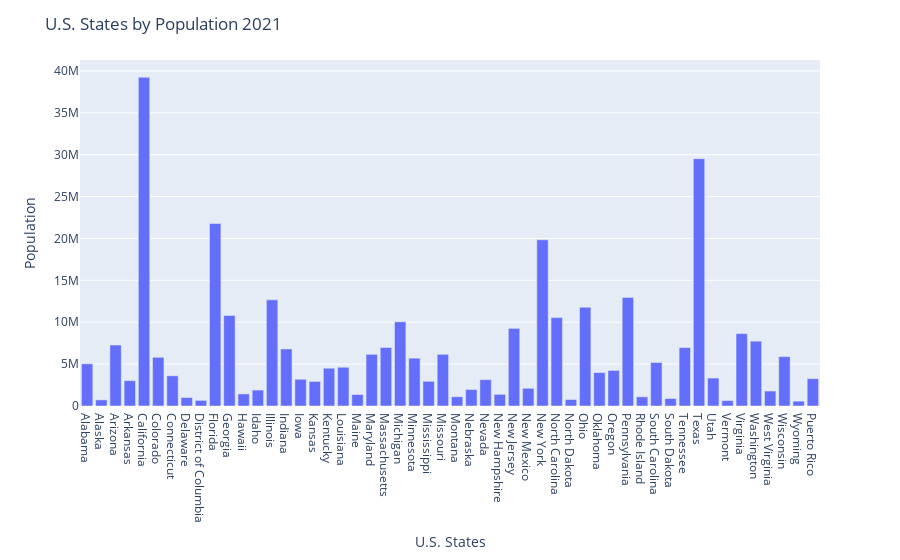

Notebook code for this chart:
### Code cell
dff = df.copy()

dff = dff.drop([3])

fig = px.bar(dff, x='Name', y='Pop. 2021')
fig.update_layout(title='U.S. States by Population 2021',
                  xaxis_title='U.S. States',
                  yaxis_title='Population')

fig.show()

### Figure 1 — Plotly figure (JSON) as saved in the notebook; plotly's stock layout.template omitted (floating-point values rounded to 4 significant figures)
{"data": [{"alignmentgroup": "True", "hovertemplate": "Name=%{x}<br>Pop. 2021=%{y}<extra></extra>", "legendgroup": "", "marker": {"color": "#636efa", "pattern": {"shape": ""}}, "name": "", "offsetgroup": "", "orientation": "v", "showlegend": false, "textposition": "auto", "type": "bar", "x": ["Alabama", "Alaska", "Arizona", "Arkansas", "California", "Colorado", "Connecticut", "Delaware", "District of Columbia", "Florida", "Georgia", "Hawaii", "Idaho", "Illinois", "Indiana", "Iowa", "Kansas", "Kentucky", "Louisiana", "Maine", "Maryland", "Massachusetts", "Michigan", "Minnesota", "Mississippi", "Missouri", "Montana", "Nebraska", "Nevada", "New Hampshire", "New Jersey", "New Mexico", "New York", "North Carolina", "North Dakota", "Ohio", "Oklahoma", "Oregon", "Pennsylvania", "Rhode Island", "South Carolina", "South Dakota", "Tennessee", "Texas", "Utah", "Vermont", "Virginia", "Washington", "West Virginia", "Wisconsin", "Wyoming", "Puerto Rico"], "xaxis": "x", "y": [5039877, 732673, 7276316, 3025891, 39237836, 5812069, 3605597, 1003384, 670050, 21781128, 10799566, 1441553, 1900923, 12671469, 6805985, 3193079, 2934582, 4509394, 4624047, 1372247, 6165129, 6984723, 10050811, 5707390, 2949965, 6168187, 1104271, 1963692, 3143991, 1388992, 9267130, 2115877, 19835913, 10551162, 774948, 11780017, 3986639, 4246155, 12964056, 1095610, 5190705, 895376, 6975218, 29527941, 3337975, 645570, 8642274, 7738692, 1782959, 5895908, 578803, 3263584], "yaxis": "y"}], "layout": {"barmode": "relative", "legend": {"tracegroupgap": 0}, "margin": {"t": 60}, "title": {"text": "U.S. States by Population 2021"}, "xaxis": {"anchor": "y", "domain": [0, 1], "title": {"text": "U.S. States"}}, "yaxis": {"anchor": "x", "domain": [0, 1], "title": {"text": "Population"}}}}
